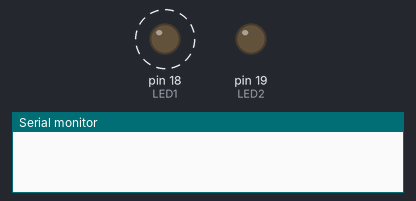
Recording of a sketch running on a simulated Arduino Uno, built with avr-gcc and run on an emulated ATmega328P. On the bench: output pins drawn as LEDs (lit = HIGH), the last lines printed to the serial monitor. Dashed ring = blinking.

Above: at 0.5 s.
At 3.5 s:
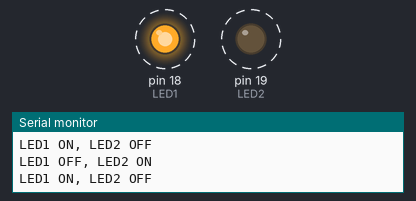
Timing chart, 0 to 4.6 s (numbered marks = the images above):
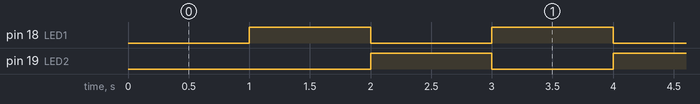

The sketch:

Exp.2_millis.ino
```cpp
#define LED1 18
#define LED2 19

unsigned long prevMillis = 0;
const long interval = 1000;

bool ledState = false;

void setup() {
  pinMode(LED1, OUTPUT);
  pinMode(LED2, OUTPUT);

  Serial.begin(9600);
}

void loop() {
  unsigned long currentMillis = millis();

  if (currentMillis - prevMillis >= interval) {
    prevMillis = currentMillis;

    ledState = !ledState;

    if (ledState) {
      digitalWrite(LED1, HIGH);
      digitalWrite(LED2, LOW);
      Serial.println("LED1 ON, LED2 OFF");
    } else {
      digitalWrite(LED1, LOW);
      digitalWrite(LED2, HIGH);
      Serial.println("LED1 OFF, LED2 ON");
    }
  }
}
```

Measured:
- by itself, pin 18 (LED1), pin 19 (LED2): alternates HIGH for 1.0 s and LOW for 1.0 s
